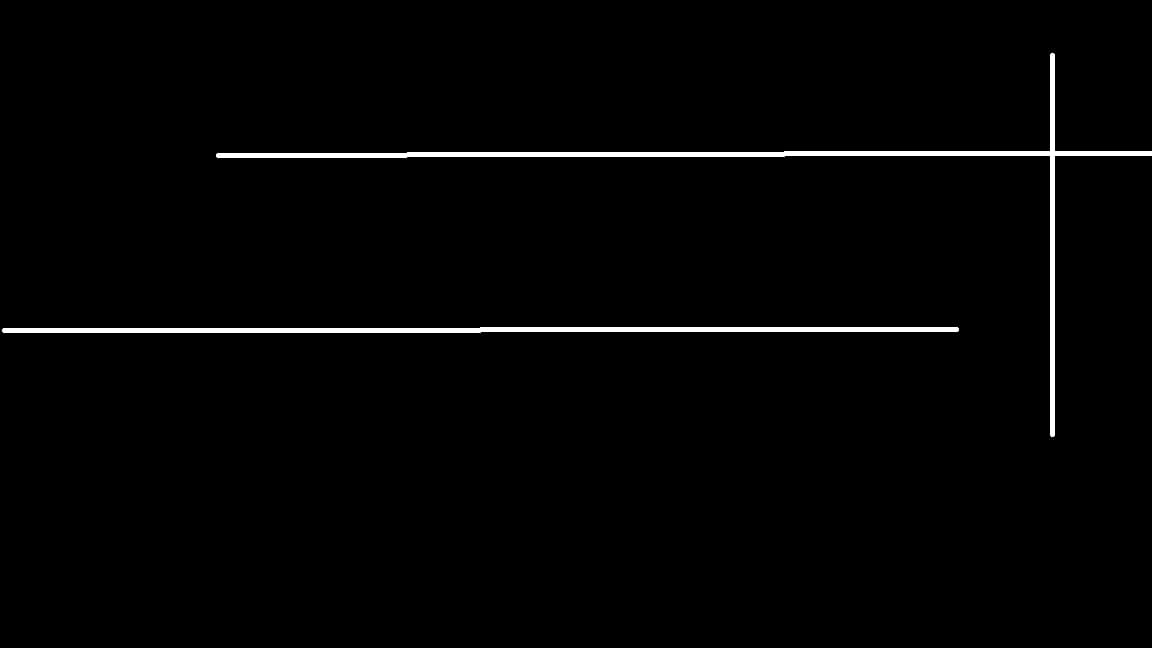
#> input picture Images/hough_test_1.jpg, 1152 x 648 px
$ python -i 'Template Project.py'   (imports and definitions only)
#> lines starting #> are read from the running program, lines starting #| are printed output that depends on the picture; after the words box and inside, x2 and y2 are one past the last pixel; in counts of white or black regions, pixels touching at a corner belong together
from tqdm import tqdm
import matplotlib.pyplot as plt
import matplotlib.image as mpimg
import numpy as np
import glob
import math
from scipy import interpolate
from PIL import Image, ImageDraw
from scipy import ndimage
import cv2
import math
import copy


team_members_names = ['إسراء ياسر ابوالقاسم',
                      'ايمان علاء فرج كامل',
                      'منة الله مصطفى مصطفى عوض',
                      'منة محيي الدين محمود',
                      'ميرنا محمد يسري']
team_members_seatnumbers = ['2016170080',
                            '2016170113'
                            '2016170437',
                            '2016170438',
                            '2016170450']

# region Hardcoded values
video_names = ['White Lane', 'Yello Lane']
roi_indices = np.array([[[130, 540], [900, 539], [550, 329], [419, 329]]], 'int32')  # BL BR UR UL
# endregion


# region Region of Interest
# [5 lines left out: function extract_roi, not called in this run]
# endregion


# region Color Conversion and Thresholding
def convert_rgb_to_grayscale(img):
    # This function will do color transform from RGB to Gray
    return cv2.cvtColor(img, cv2.COLOR_RGB2GRAY)


def convert_rgb_to_hsv(img):
    # This function will do color transform from RGB to HLS
    return cv2.cvtColor(img, cv2.COLOR_RGB2HLS)


# [26 lines left out: functions color_thresholding, plotting, not called in this run]


def gaussian_kernel(sigma=0.5):
    # Specify the kernel size
    if sigma > 1:
        size = 5
    else:
        size = 3

    # Calculate the formula
    size = int(size) // 2
    x, y = np.mgrid[-size:size+1, -size:size+1]
    normal = 1 / (2.0 * np.pi * sigma**2)
    g = normal * np.exp(-((x**2 + y**2) / (2.0*sigma**2)))

    return g


def convolve(input_arr, weights, c_type='conv', mode='reflect'):
    """
    Two-dimensional convolution.

    The array is convolved with the given kernel.

    Parameters
    -----------
    input_arr : array_like
        Input array to filter.

    weights : array_like
        Array of weights(kernel), same number of dimensions as input.

    c_type : {'conv', 'loop'}, optional
        The `c_type` parameter determines the implementation of the
        convolution.

        'conv'(default)
            Use built-in convolve.

        'loop'
            Use implemented loop.

    mode : {'constant', 'reflect'}, optional
        The `mode` parameter determines how the array borders are
        handled.

        'constant'
            Pads with a constant value.

        'reflect'(default)
            Pads with the reflection of the vector mirrored on the first and last values of the vector along each axis.

    Returns
    -------
    img : ndarray
        The result of convolution of `input` with `weights`.
    """
    img = copy.deepcopy(input_arr)
    if c_type == 'loop':
        window_size = weights.shape[0]
        offset = window_size // 2
        # Pad the working image
        padded_img = np.pad(img, offset, mode=mode)
        height = padded_img.shape[0]
        width = padded_img.shape[1]
        img_temp = np.zeros((height, width))
        # The filter algorithm
        for i in range(offset, height - offset):
            for j in range(offset, width - offset):
                img_temp[i, j] = np.sum(
                    np.multiply(padded_img[i - offset: i + offset + 1, j - offset: j + offset + 1], weights))
        img = img_temp[offset:height - offset, offset:width - offset]
    else:
        img = ndimage.filters.convolve(input_arr, weights, mode=mode)
    return img


def noise_reduction(img, c_type='conv', mode='reflect'):
    kernel = gaussian_kernel(1.4)
    return convolve(img, kernel, c_type=c_type, mode=mode)


def gradient_calculation(img, c_type='conv', mode='reflect'):
    Kx = np.array([[-1, 0, 1], [-2, 0, 2], [-1, 0, 1]], dtype=np.float32)
    Ky = np.array([[1, 2, 1], [0, 0, 0], [-1, -2, -1]], dtype=np.float32)

    Ix = convolve(img, Kx, c_type=c_type, mode=mode)
    Iy = convolve(img, Ky, c_type=c_type, mode=mode)

    G = np.hypot(Ix, Iy)
    G = G / G.max() * 255
    theta = np.arctan2(Iy, Ix)

    G = G.astype(int)
    return G, theta


def non_max_suppression(img, theta):
    height, width = img.shape
    out = np.zeros((height, width), dtype=int)
    # Change from radian to degree
    angle = theta * 180 / np.pi
    angle[angle < 0] += 180

    for i in range(1, height-1):
        for j in range(1, width-1):
            point_1 = 255
            point_2 = 255

            # Angle 0°
            # gradient magnitude is greater than the magnitudes at pixels in the (east and west) directions
            if (0 <= angle[i, j] < 22.5) or (157.5 <= angle[i, j] <= 180):
                point_1 = img[i, j-1]
                point_2 = img[i, j+1]
            # Angle 45°
            # gradient magnitude is greater than the magnitudes at pixels in the (north east and south west) directions.
            elif 22.5 <= angle[i, j] < 67.5:
                point_1 = img[i-1, j+1]
                point_2 = img[i+1, j-1]
            # Angle 90°
            # gradient magnitude is greater than the magnitudes at pixels in the (north and south) directions.
            elif 67.5 <= angle[i, j] < 112.5:
                point_1 = img[i-1, j]
                point_2 = img[i+1, j]
            # Angle 135°
            # gradient magnitude is greater than the magnitudes at pixels in the (north west and south-east) directions.
            elif 112.5 <= angle[i, j] < 157.5:
                point_1 = img[i-1, j-1]
                point_2 = img[i+1, j+1]

            # if the pixel's value is the maximum then update the out, otherwise leave it with value = 0
            if (img[i, j] >= point_1) and (img[i, j] >= point_2):
                out[i, j] = img[i, j]
    return out


def double_thresholding(img, low_threshold=2, high_threshold=25):
    # define the fixed values of the pixels
    weak = 25
    strong = 255

    # extract the indices of the pixels per condition
    strong_i, strong_j = np.where(img >= high_threshold)
    weak_i, weak_j = np.where((low_threshold <= img) & (img <= high_threshold))
    irrelevant_i, irrelevant_j = np.where(img < low_threshold)

    # update the indices with the corresponding pixel value
    img[strong_i, strong_j] = strong
    img[weak_i, weak_j] = weak
    img[irrelevant_i, irrelevant_j] = 0

    return img, weak, strong


def hysteresis_edge_tracking(img, weak, strong):
    height, width = img.shape
    # Get the indices of the weak pixels
    weak_i, weak_j = np.where(img == weak)
    for (i, j) in zip(weak_i, weak_j):
        if i == 0 or j == 0 or i == height - 1 or j == width - 1:
            continue
        # Check if any of the  8-connected neighborhood pixels is a strong pixel
        if np.any(np.where(img[i-1:i+2, j-1:j+2] == strong)):
            img[i, j] = strong
        # If not, then suppress the weak pixel
        else:
            img[i, j] = 0
    return img


def detect_edges_canny(img, low_threshold=2, high_threshold=50, c_type='conv', mode='reflect'):
    """
    Arguments:
        :param img: np.ndarray((height, width)), gray-image
        :param low_threshold: an integer
        :param high_threshold: an integer
        :param c_type: str in ['conv', 'loop']
        :param mode: str in ['reflect', 'constant']
    :return: edges image
    """
    img = img.copy()

    # 1. Noise reduction
    # using Gaussian Smoothing Kernel
    img = noise_reduction(img, c_type=c_type, mode=mode)
    #plotting(img, 1, 'Gaussian Filter')

    # 2. Gradient Calculations
    # using Sobel kernels
    img, theta = gradient_calculation(img, c_type=c_type, mode=mode)
    #plotting(img, 2, 'Sobel Filter (G)')

    # 3. Non-Maximum Suppression
    img = non_max_suppression(img, theta)
    #plotting(img, 3, 'Non-Maximum Suppression')

    # 4. Double Thresholding
    img, weak, strong = double_thresholding(img, low_threshold, high_threshold)
    #plotting(img, 4, 'Double Thresholding')

    # 5. Edge Tracking by Hysteresis
    img = hysteresis_edge_tracking(img, weak, strong)
    #plotting(img, 5, 'Edge Tracking by Hysteresis')

    #plt.show()
    return img
# endregion


# region Remove Guassian Noise
# [104 lines left out: functions remove_noise, mask_image, hough_transform, draw_hough_lines, hough_test, not called in this run]
# endregion


# region Getting Lane Lines
def get_line_length(line):
    x1, y1, x2, y2 = line
    return math.sqrt((x2 - x1) ** 2 + (y2 - y1) ** 2)


# [101 lines left out: functions get_line_slope_intercept, get_avg_slope_intercept, get_line_endpoints, get_lane_lines, draw_lines_connected, not called in this run]
# endregion


# region Input/Output
def read_image(img_path):
    return mpimg.imread(img_path)


# [85 lines left out: functions read_video, get_video_frames, write_video, image_pipeline, video_pipeline, not called in this run]
# endregion


# region MAIN
# [5 lines not run here, left out]
# endregion

>>> import cv2
>>> picture = cv2.imread('Images/hough_test_1.jpg', cv2.IMREAD_GRAYSCALE)
#> picture is the input picture: shape (648, 1152); min 0, max 255, mean 3.9
>>> result = detect_edges_canny(picture)
#> in gradient_calculation, `theta = np.arctan2(Iy, Ix)`:
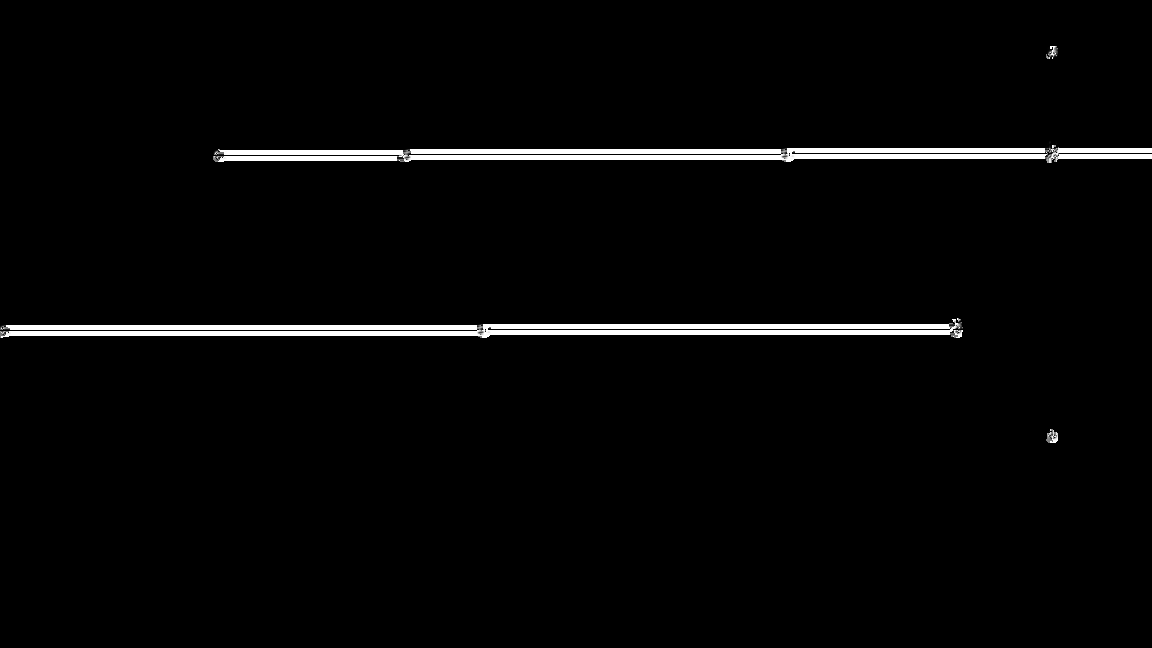
#> theta: shape (648, 1152) float16; min 0, max 1.57, mean 0.0399; drawn with min black and max white
#> in gradient_calculation, `G = G.astype(int)`:
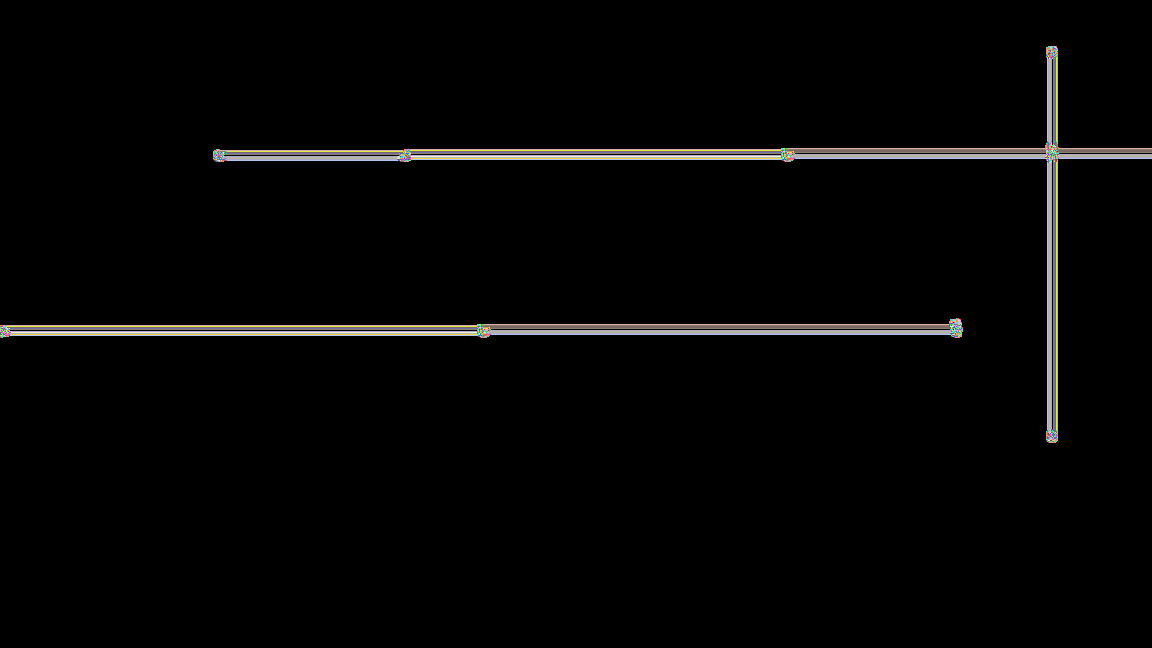
#> G: shape (648, 1152) int64; 231 distinct labels, from 0 to 255; one colour per label, 0 black
#> after the loop in non_max_suppression, `for i in range(1, height-1):`:
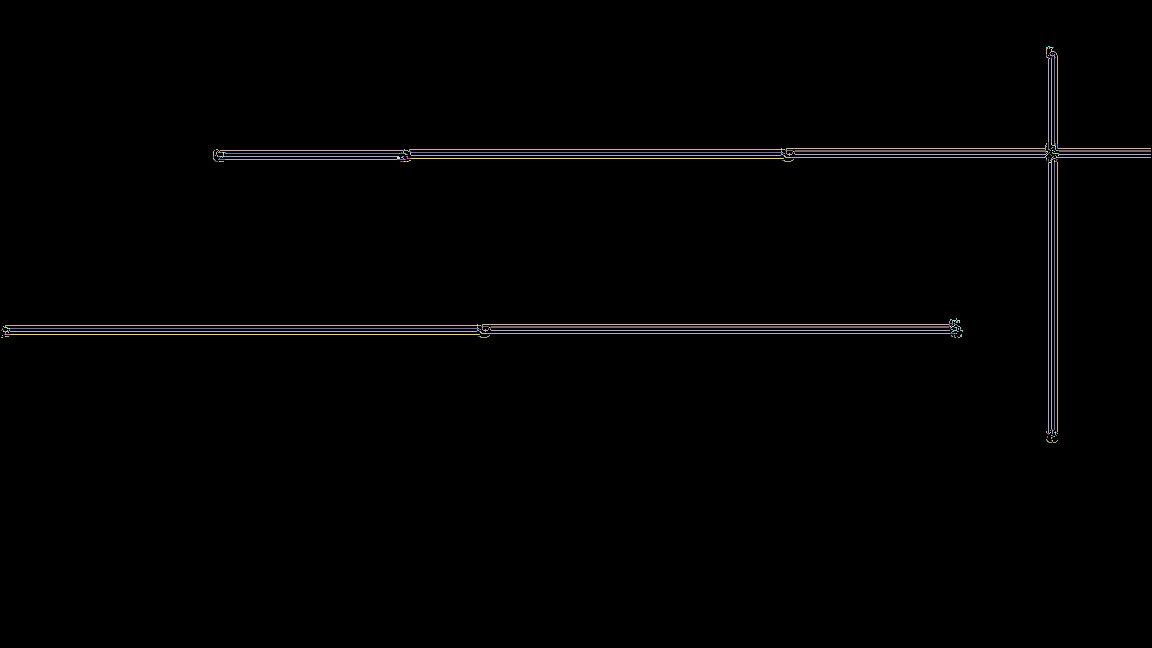
#> out: shape (648, 1152) int64; 135 distinct labels, from 0 to 255; one colour per label, 0 black
#> in double_thresholding, `strong_i, strong_j = np.where(img >= high_threshold)`: strong_i = 10082 values from 46 to 442; strong_j = 10082 values, max 1150 at index 778, min 1 at index 7678, mean 673
#> in double_thresholding, `weak_i, weak_j = np.where((low_threshold <= img) & (img <= high_thresh..`: weak_i = [47, 47, 47, 150, 153, 159, 320, 320, 320, 320, 320, 321, 321, 322]; weak_j = [1050, 1051, 1053, 1052, 1046, 1052, 953, 954, 955, 958, 959, 954, 959, 959]
#> in double_thresholding, `img[strong_i, strong_j] = strong`:
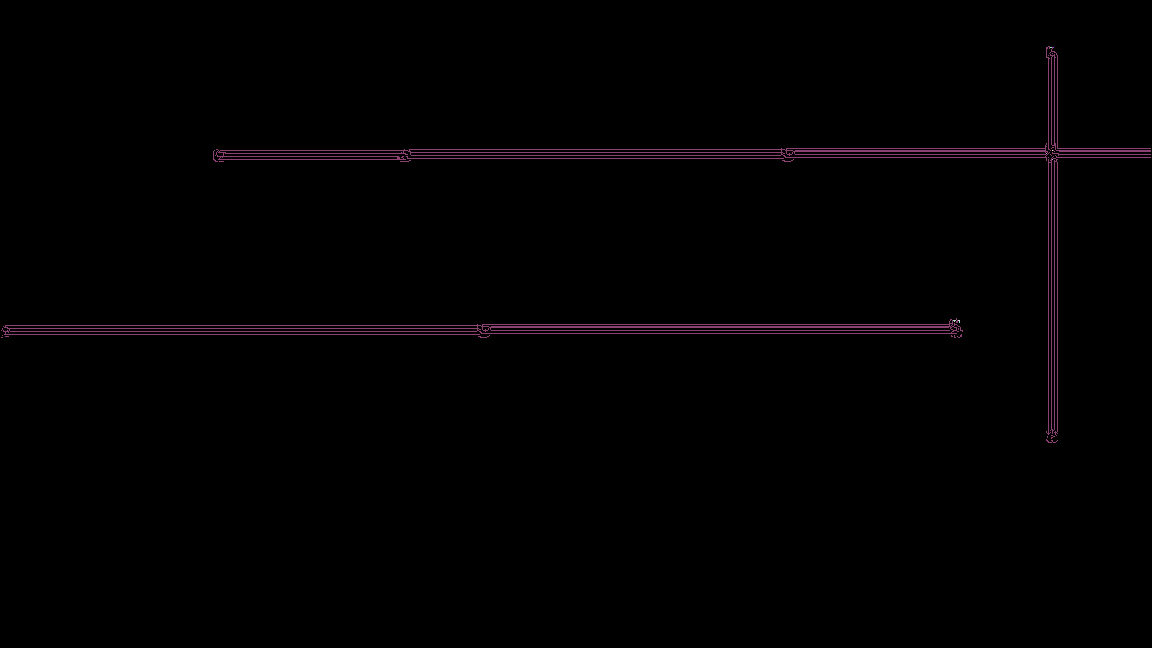
#> img: shape (648, 1152) int64; 8 distinct labels, from 0 to 255; one colour per label, 0 black
#> in double_thresholding, `img[weak_i, weak_j] = weak`: img: shape (648, 1152) int64; 3 distinct labels, from 0 to 255
#> in detect_edges_canny, `img, weak, strong = double_thresholding(img, low_threshold, high_thres..`: weak = 25; strong = 255
#> the loop in hysteresis_edge_tracking, `for (i, j) in zip(weak_i, weak_j):` made 14 passes
#> (i, j) on passes 1 to 12: (47, 1050), (47, 1051), (47, 1053), (150, 1052), (153, 1046), (159, 1052), (320, 953), (320, 954), (320, 955), (320, 958), (320, 959), (321, 954)
#> after the loop in hysteresis_edge_tracking, `for (i, j) in zip(weak_i, weak_j):`:
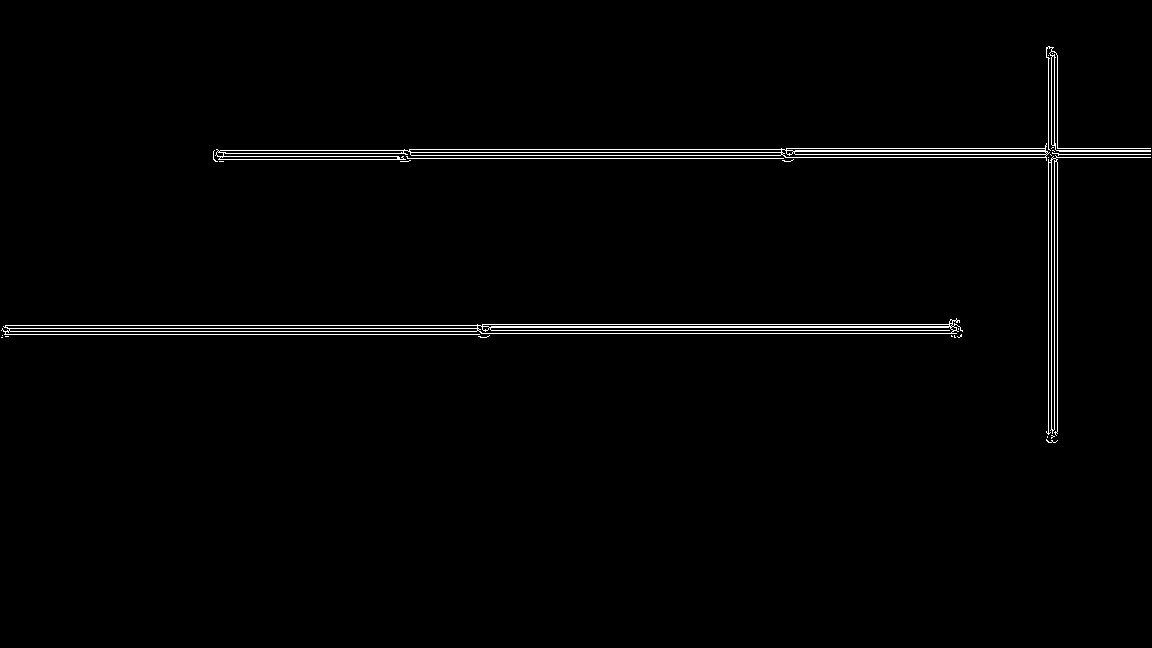
#> img: shape (648, 1152) int64; 1.4% white in thin lines or dots, all inside (x1, y1, x2, y2) = (1, 46, 1151, 443)
